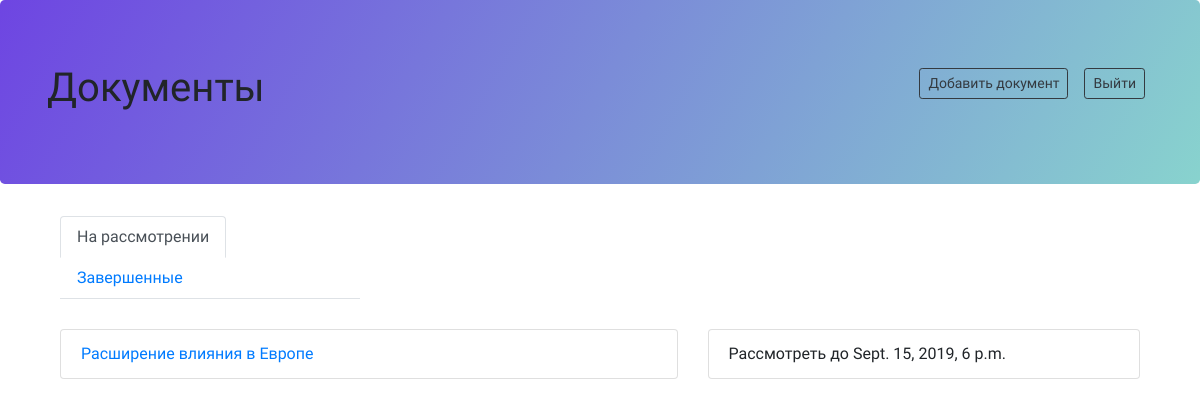
Page /docs/ (signed in) on the earlier database version.
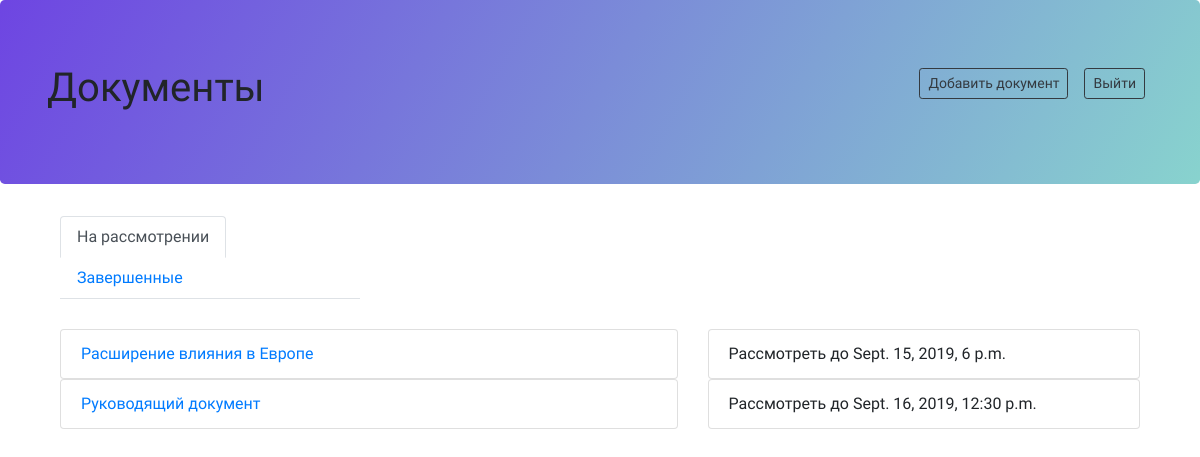
Same page on the later database version.
### vtbhackCognitio/apps/index/models.py (models this page shows)
class Document(models.Model):
    user_id = models.ManyToManyField(User)
    title = models.CharField('Title', max_length=200)
    text = models.TextField('Text')
    is_active = models.BooleanField('Active', default=True)
    end_date = models.DateTimeField('End date')

### vtbhackCognitio/apps/index/views.py (the view)
# urls.py: path('docs/', views.docs),
@login_required(login_url='/auth/')
def docs(request):
    user = request.user
    documents = user.document_set.filter(is_active = True)
    print(documents)
    prev_documents = user.document_set.filter(is_active = False)
    return render(request, 'index/doc_list.html', {'documents':documents, 'prev_documents': prev_documents})

### vtbhackCognitio/templates/index/doc_list.html (shortened to what this page needs)
{% extends 'base.html' %}
{% block content %}
<main>
	<div class="jumbotron">
		<div class="container">
			<div class="row">
				<div class="col-7">
					<h1>Документы</h1>
				</div>
				<div class="col-5">
					<div class="d-flex flex-column flex-sm-row justify-content-end">
						{% if user.is_staff%}
						<button type="button" class="btn btn-sm btn-outline-dark mx-2 my-1" data-toggle="modal"
							data-target="#mModal">Добавить документ</button>
						{% endif %}
						<a href='/logout/' class="btn btn-sm btn-outline-dark mx-2 my-1">Выйти</a>
					</div>
				</div>
			</div>
		</div>
	</div>
	<div class="container">
		<div class="container">
			<nav>
				<div class="nav nav-tabs" id="nav-tab" role="tablist" style="width: 300px">
					<a class="nav-item nav-link active" id="nav-home-tab" data-toggle="tab" href="#nav-home" role="tab"
						aria-controls="nav-home" aria-selected="true">На рассмотрении</a>
					<a class="nav-item nav-link" id="nav-profile-tab" data-toggle="tab" href="#nav-profile" role="tab"
						aria-controls="nav-profile" aria-selected="false">Завершенные</a>
				</div>
			</nav>
		</div>
		<div class="tab-content" id="nav-tabContent">
			<div class="tab-pane fade show active" id="nav-home" role="tabpanel" aria-labelledby="nav-home-tab">
				<ul class="list-group padding">
					<div class="container">
						{% if documents %}
						{% for d in documents %}
						<div class="row">
							<div class="col-sm-7">
								<li class="list-group-item"><a href='/docs/{{ d.id}}'>{{ d.title }}</a></li>
							</div>
							<div class="col-sm-5">
								<li class="list-group-item">Рассмотреть до {{d.end_date}}</li>
							</div>
						</div>
						{% endfor %}
						{%else%}
						<div class="row">
							<div class="col-12">
								<li class="list-group-item">У вас нет документов на рассмотрение</li>
							</div>
						</div>
						{%endif%}
					</div>
				</ul>
			</div>
		</div>
	</div>
</main>
{% endblock %}

### vtbhackCognitio/templates/base.html (shortened to what this page needs)
<!DOCTYPE html>
<html lang="en">
<head>
	{% load static %}
	<link rel="stylesheet" href="https://stackpath.bootstrapcdn.com/bootstrap/4.3.1/css/bootstrap.min.css">
	<link rel="stylesheet" type="text/css" href="{% static 'css/material-design-iconic-font.min.css' %}">
	<link rel="stylesheet" type="text/css" href="{% static 'css/main.css'%}">
</head>
<body>
	{% block content %}{% endblock %}
</body>
</html>

### vtbhackCognitio/apps/index/static/css/main.css (style rules this page uses)
* { margin: 0px; padding: 0px; box-sizing: border-box; }
body, html { height: 100%; font-family: 'Oswald', sans-serif; }
button { outline: none !important; border: none; background: transparent; }
.padding { margin-top:30px; }
.jumbotron { background-image: -moz-linear-gradient( 150deg, rgb(136,211,206) 0%, rgb(110,69,226) 100%); background-image: -webkit-linear-gradient( 150deg, rgb(136,211,206) 0%, rgb(110,69,226) 100%); background-image: -ms-linear-gradient( 150deg, rgb(136,211,206) 0%, rgb(110,69,226) 100%); }

Differences in the rows shown:
added Document: title "Руководящий документ", end_date "Sept. 16, 2019, 12:30 p.m."
